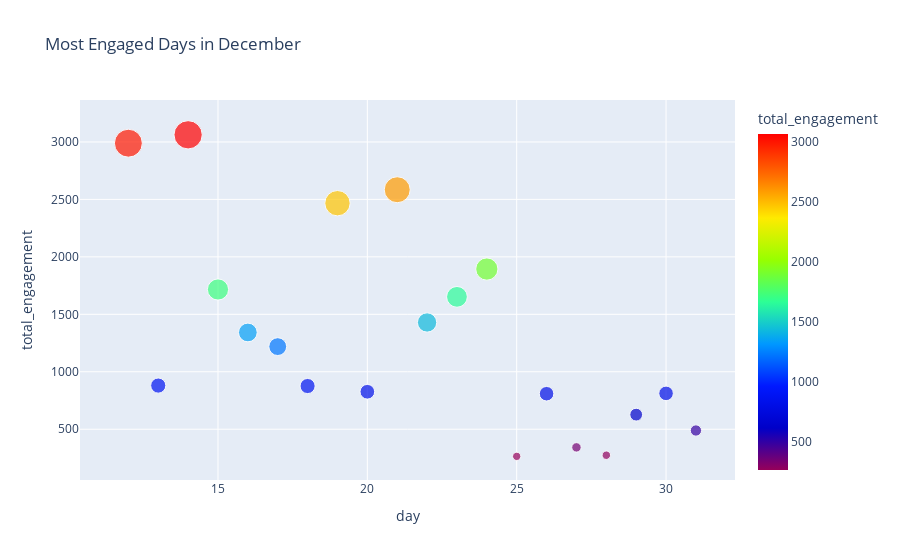

Notebook code for this chart:
### Markdown cell above
##### c. Exploring User Engagements in December
In the last time series analysis, we found that 12 December, 2020 has the toppest engagement, we searched about the fact behind that and found the following insight.

**A Hidden INSIGHT:  Most of the tweet engagements about vaccination are on December 11th as First COVID-19 Vaccine was approved for public usage by FDA (USA). So, you can see December 12 has the toppest Engagement Count about COVID-19 Vaccine.**

Here's the news:
![image.png](attachment:image.png)

### Code cell
december=df.loc[df['month']==12]
day_december = december.groupby('day',as_index=False).agg({'total_engagement':'sum'})

fig = px.scatter(day_december,
                 x='day',
                 y='total_engagement',
                 color_continuous_scale='Rainbow',
                 color='total_engagement',
                 size='total_engagement',
                 title='Most Engaged Days in December')
fig.show()

### Figure 1 — Plotly figure (JSON) as saved in the notebook; plotly's stock layout.template omitted (floating-point values rounded to 4 significant figures)
{"data": [{"hovertemplate": "day=%{x}<br>total_engagement=%{marker.color}<extra></extra>", "legendgroup": "", "marker": {"color": [2989, 880, 3062, 1716, 1342, 1219, 876, 2467, 826, 2584, 1429, 1652, 1894, 264, 809, 342, 274, 627, 812, 489], "coloraxis": "coloraxis", "size": [2989, 880, 3062, 1716, 1342, 1219, 876, 2467, 826, 2584, 1429, 1652, 1894, 264, 809, 342, 274, 627, 812, 489], "sizemode": "area", "sizeref": 7.655, "symbol": "circle"}, "mode": "markers", "name": "", "orientation": "v", "showlegend": false, "type": "scatter", "x": [12, 13, 14, 15, 16, 17, 18, 19, 20, 21, 22, 23, 24, 25, 26, 27, 28, 29, 30, 31], "xaxis": "x", "y": [2989, 880, 3062, 1716, 1342, 1219, 876, 2467, 826, 2584, 1429, 1652, 1894, 264, 809, 342, 274, 627, 812, 489], "yaxis": "y"}], "layout": {"coloraxis": {"colorbar": {"title": {"text": "total_engagement"}}, "colorscale": [[0, "rgb(150,0,90)"], [0.125, "rgb(0,0,200)"], [0.25, "rgb(0,25,255)"], [0.375, "rgb(0,152,255)"], [0.5, "rgb(44,255,150)"], [0.625, "rgb(151,255,0)"], [0.75, "rgb(255,234,0)"], [0.875, "rgb(255,111,0)"], [1, "rgb(255,0,0)"]]}, "legend": {"itemsizing": "constant", "tracegroupgap": 0}, "title": {"text": "Most Engaged Days in December"}, "xaxis": {"anchor": "y", "domain": [0, 1], "title": {"text": "day"}}, "yaxis": {"anchor": "x", "domain": [0, 1], "title": {"text": "total_engagement"}}}}
